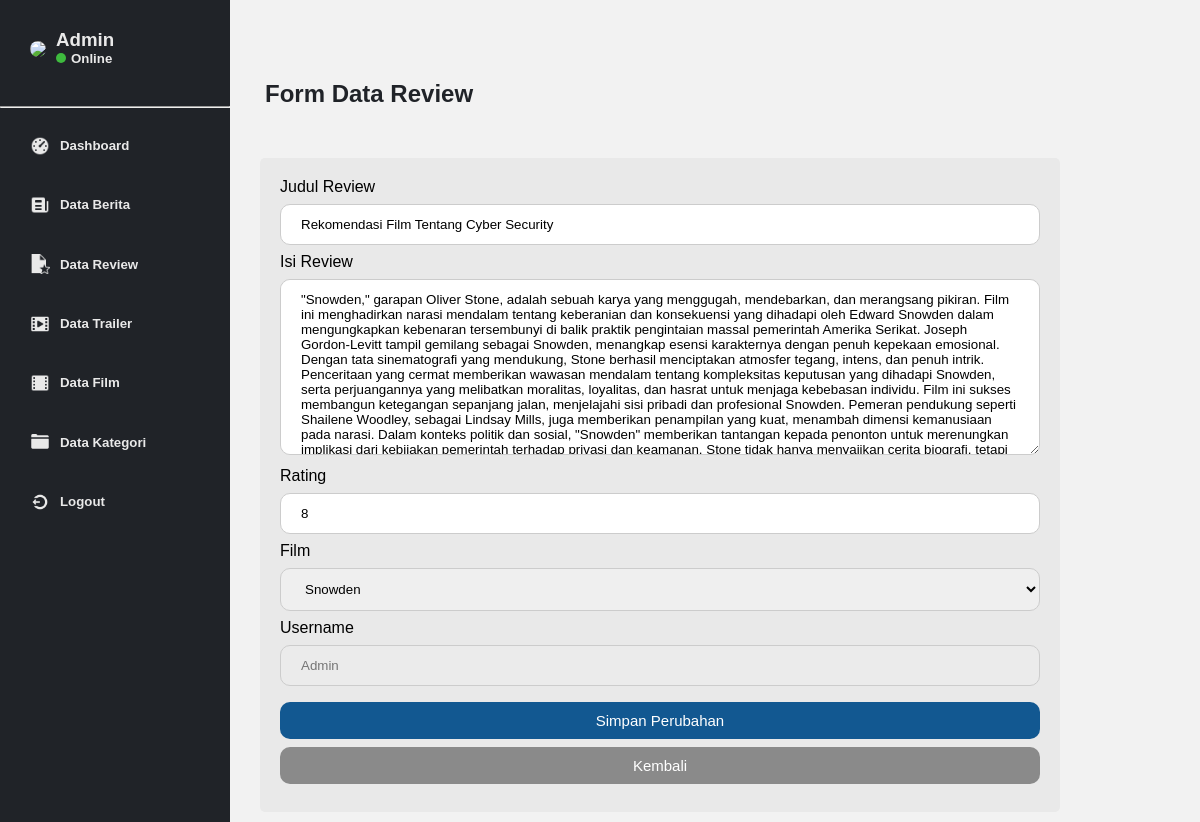
The app's page /admin/form-data-review.php?edit=11 (signed in), older data.
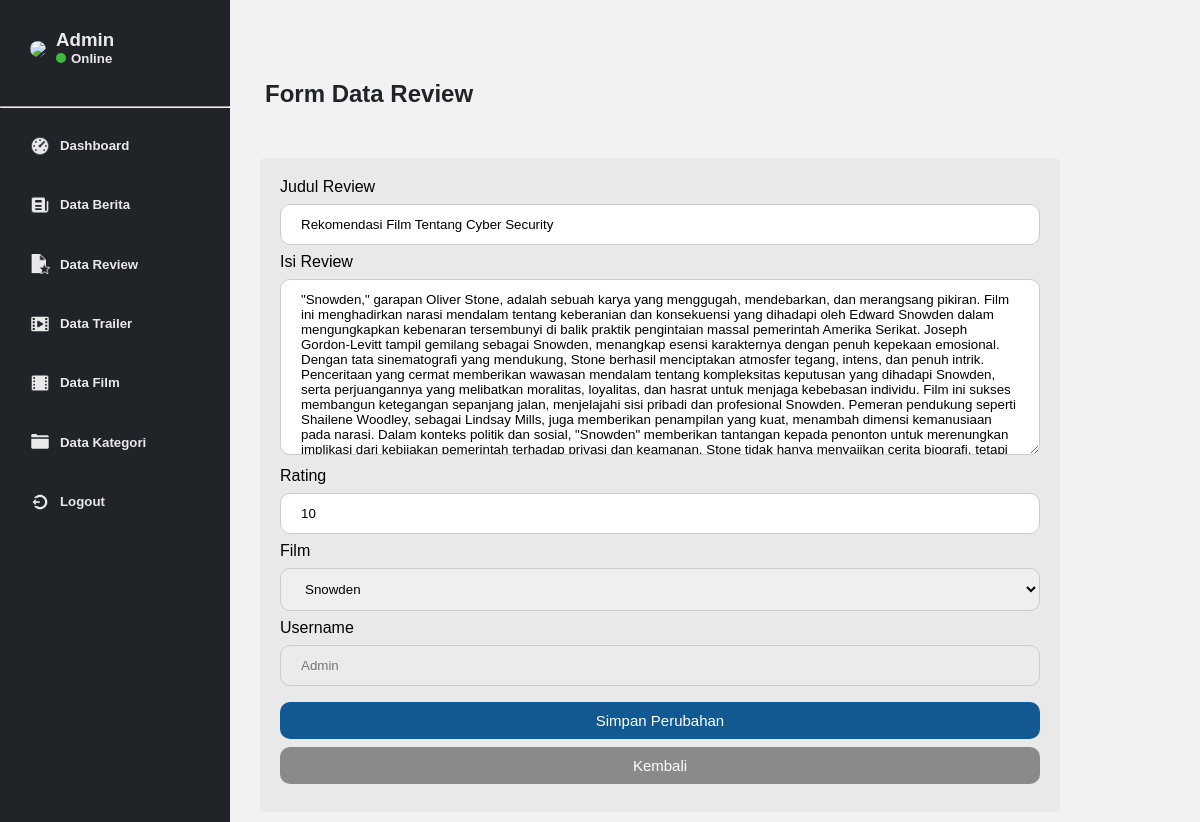
The same page, newer data.
### tables this page shows
CREATE TABLE `review` (
  `id_review` int(10) NOT NULL,
  `judul_review` varchar(100) NOT NULL,
  `isi_review` text NOT NULL,
  `rating` int(10) NOT NULL,
  `id_film` int(10) NOT NULL,
  `id_user` int(10) NOT NULL,
  `tgl_upload` datetime NOT NULL
);

### admin/form-data-review.php (the view, shortened to what this page needs)
<?php
  require_once '../config/koneksi.php';
  $id_film = '';
  $judul_review = '';
  $isi_review = '';
  $rating = '';
  if(isset($_GET['edit'])){
      $id_review = $_GET['edit'];
      $query = "SELECT review.*, film.id_film, film.judul_film FROM review INNER JOIN film ON review.id_film = film.id_film WHERE id_review = $id_review;";
      $sql = mysqli_query($conn, $query);
      $result = mysqli_fetch_assoc($sql);
      $id_film = $result['id_film'];
      $judul_review = $result['judul_review'];
      $isi_review = $result['isi_review'];
      $rating = $result['rating'];
  }
?>
<!DOCTYPE html>
<html>
  <head>
    <link rel="stylesheet" href="../css/admin.css">
  </head>
  <body>
  <?php include 'sidebar.php'; ?>
    <section class="container">
      <h1>Form Data Review</h1>
      <div class="film">
        <div class="base-form">
            <form action="proses.php" method="post" enctype="multipart/form-data">
                <label for="judul_review">Judul Review</label>
                <input required type="text" id="judul_review" name="judul_review" value="<?php echo $judul_review; ?>" placeholder="Judul Review">
                <label for="isi_review">Isi Review</label>
                <textarea name="isi_review" id="isi_review" cols="30" rows="10"><?php echo $isi_review;?></textarea>
                <label for="rating">Rating</label>
                <input required type="number" id="rating" name="rating" value="<?php echo $rating; ?>" placeholder="Rating">
                <label for="judul_film">Film</label>
                <select name="id_film" id="id_film">
                    <?php
                        $query = mysqli_query($conn, "SELECT * FROM `film` ORDER BY judul_film");
                        while($fetch = mysqli_fetch_array($query)){
                    ?>
                        <option value="<?php echo $fetch['id_film']; ?>" <?php if($fetch['id_film'] == $id_film) echo "selected"; ?>><?php echo $fetch['judul_film']; ?></option>
                    <?php
                        }
                    ?>
               </select>
               <label for="username">Username</label>
               <input disabled type="text" id="username" name="username" value="" placeholder="Admin">
                <?php
                    if(isset($_GET['edit'])){
                ?>
                    <button type="submit" class="btn btn-submit" name="aksi" value="editReview">Simpan Perubahan</button>
                <?php
                    }else{
                ?>
                    <button type="submit" class="btn btn-submit" name="aksi" value="tambahReview">Simpan</button>
                <?php
                    }
                ?>
                <a href="data-review.php" class="btn btn-back">Kembali</a>
            </form>
        </div>
      </div>
    </section>
  </body>
</html>

Row changes from the older to the newer data that the page shows:
changed review "Rekomendasi Film Tentang Cyber Security": rating "8" → "10"
